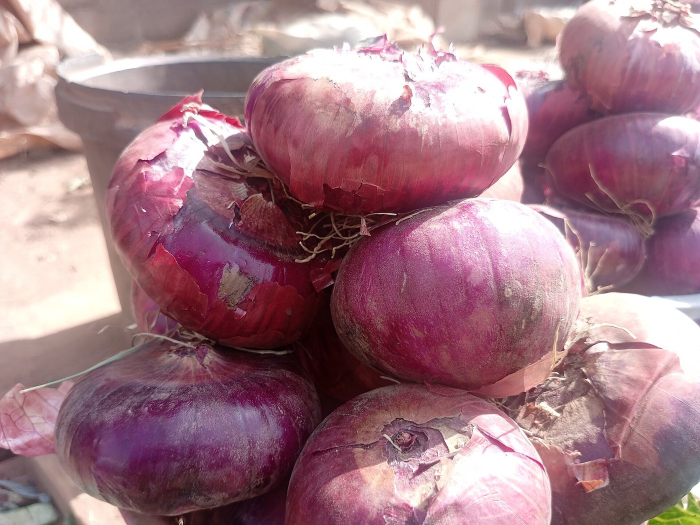
#> input picture design/figcraft/assets/photos/bawang.jpg, 1400 x 1050 px (shown at 1/2 size); its folder holds only this picture in this run
$ python fetch_photos.py assets/photos/bawang.jpg
#> lines starting #> are read from the running program, lines starting #| are printed output that depends on the picture
"""Fetch product photography (key-free) into assets/photos.

Source: Openverse (api.openverse.org) — no key, generous anonymous limits.
Falls back to Wikimedia Commons' search API when Openverse has no usable hit.

Usage:  python3 fetch_photos.py [--force]
Writes assets/photos/<slug>.jpg plus assets/photos/_contact.png (labelled).
"""
import json, os, subprocess, sys, urllib.parse

DIR = os.path.dirname(os.path.abspath(__file__))
OUT = os.path.join(DIR, "assets", "photos")
UA = "SegarAnugerahDesign/1.0 (UI mockup build)"

TARGETS = {
    "nila":    "tilapia fresh fish",
    "gurame":  "carp fish whole",
    "kembung": "mackerel fish",
    "udang":   "raw shrimp prawn",
    "lele":    "catfish",
    "mas":     "carp market fish",
    "kangkung": "water spinach",
    "bayam":   "spinach leaves",
    "cabai":   "red chilli peppers",
    "bawang":  "shallots",
    "telur":   "chicken eggs",
    "toko":    "vegetable market indonesia",
    "pasar":   "fish market indonesia",
    "sayur":   "vegetables market",
    "dapur":   "spices market",
}


def curl_json(url):
    r = subprocess.run(["curl", "-sSL", "-A", UA, "--max-time", "60", url],
                       capture_output=True, text=True)
    try:
        return json.loads(r.stdout)
    except Exception:
        return {}


def openverse(term, n=12):
#> called with term = 'tilapia fresh fish', n = 12
    url = ("https://api.openverse.org/v1/images/?" +
           urllib.parse.urlencode({"q": term, "page_size": n, "mature": "false"}))
    d = curl_json(url)
    out = []
    for r in d.get("results", []):
        u = r.get("url")
        if not u:
            continue
        out.append({"title": r.get("title") or r.get("foreign_landing_url", "")[:60],
                    "url": u, "w": r.get("width") or 0, "h": r.get("height") or 0})
    return out


def commons(term, n=8):
    url = ("https://commons.wikimedia.org/w/api.php?" + urllib.parse.urlencode({
        "action": "query", "format": "json", "generator": "search",
        "gsrsearch": f"filetype:bitmap {term}", "gsrnamespace": "6", "gsrlimit": str(n),
        "prop": "imageinfo", "iiprop": "url|size|mime", "iiurlwidth": "1400"}))
    d = curl_json(url)
    out = []
    for p in ((d.get("query") or {}).get("pages") or {}).values():
        ii = (p.get("imageinfo") or [{}])[0]
        if ii.get("mime") not in ("image/jpeg", "image/png"):
            continue
        out.append({"title": p.get("title", ""), "url": ii.get("thumburl") or ii.get("url"),
                    "w": ii.get("width") or 0, "h": ii.get("height") or 0})
    return out


def download(url, dest):
    subprocess.run(["curl", "-sSL", "-A", UA, "--max-time", "120", "-o", dest, url], check=False)
    return os.path.exists(dest) and os.path.getsize(dest) > 20000


def main():
    force = "--force" in sys.argv
    os.makedirs(OUT, exist_ok=True)
    manifest = {}
    for slug, term in TARGETS.items():
        dest = os.path.join(OUT, f"{slug}.jpg")
        if os.path.exists(dest) and not force:
            print("have", slug); manifest[slug] = "cached"; continue
        got = None
        for src in (openverse, commons):
            try:
                hits = src(term)
            except Exception as e:
                print(" ", src.__name__, "failed", e); continue
            for h in hits:
                if not h["url"]:
                    continue
                if not download(h["url"], dest):
                    continue
                try:
                    from PIL import Image
                    im = Image.open(dest).convert("RGB")
                    if min(im.size) < 480:
                        raise ValueError("too small")
                    im.thumbnail((1400, 1400))
                    im.save(dest, "JPEG", quality=86, optimize=True)
                    got = h["title"]
                    break
                except Exception as e:
                    print("  skip", str(h["title"])[:40], e)
            if got:
                break
        manifest[slug] = got
        print(f"{slug:10s} <- {got}")

    from PIL import Image, ImageDraw
    files = sorted(f for f in os.listdir(OUT) if f.endswith(".jpg"))
    if not files:
        print("no photos"); return
    tw, th, cols = 260, 210, 4
    rows = (len(files) + cols - 1) // cols
    sheet = Image.new("RGB", (cols * tw, rows * (th + 24)), "#ffffff")
#> sheet: PIL image 1040x234 RGB; every value is 255
    d = ImageDraw.Draw(sheet)
    for i, f in enumerate(files):
        im = Image.open(os.path.join(OUT, f)).convert("RGB")
#> im is the input picture: PIL image 1400x1050 RGB; mean R, G, B 160.9, 121.8, 131.8
        im.thumbnail((tw - 8, th - 8))
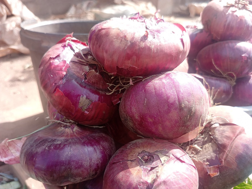
#> im: PIL image 252x189 RGB; mean R, G, B 161, 121.9, 131.9
        x, y = (i % cols) * tw, (i // cols) * (th + 24)
        sheet.paste(im, (x + 4, y + 4))
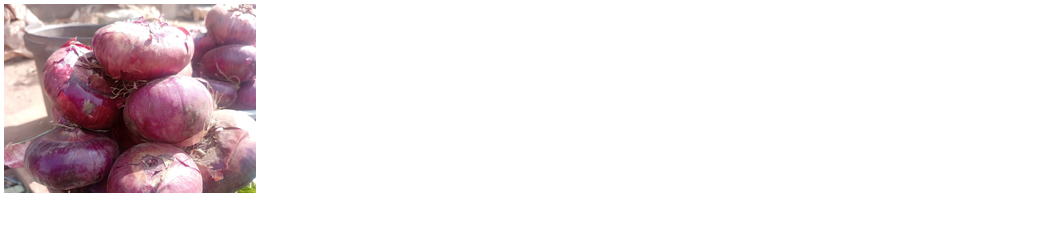
#> sheet: PIL image 1040x234 RGB; mean R, G, B 236.6, 228.9, 230.9
        d.text((x + 4, y + th + 4), f"{f}  {im.size[0]}x{im.size[1]}", fill="#111111")
    sheet.save(os.path.join(OUT, "_contact.png"))
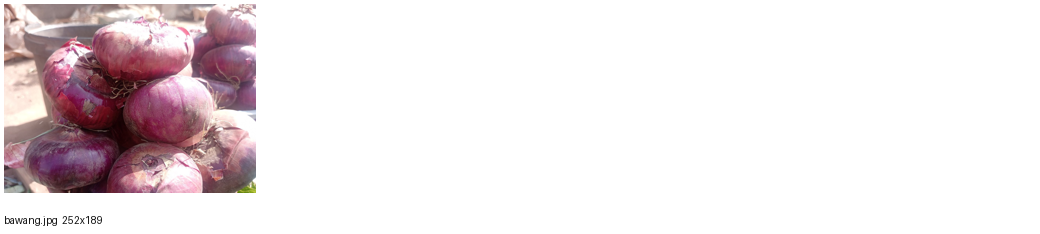
#> saved as _contact.png: PIL image 1040x234 RGB; mean R, G, B 236.4, 228.7, 230.7
    json.dump(manifest, open(os.path.join(OUT, "manifest.json"), "w"), indent=1)
    print("sheet:", os.path.join(OUT, "_contact.png"))


if __name__ == "__main__":
    main()
